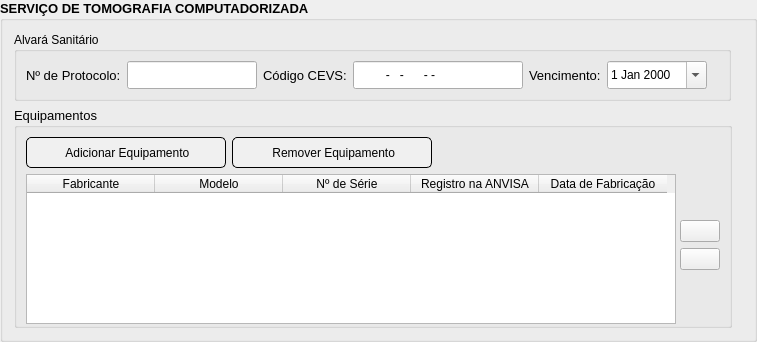
                   <widget class="QGroupBox" name="tomografiaComputadorizadaGroupBox">
                    <property name="enabled">
                     <bool>true</bool>
                    </property>
                    <property name="minimumSize">
                     <size>
                      <width>757</width>
                      <height>342</height>
                     </size>
                    </property>
                    <property name="maximumSize">
                     <size>
                      <width>757</width>
                      <height>342</height>
                     </size>
                    </property>
                    <property name="font">
                     <font>
                      <family>Segoe UI</family>
                      <pointsize>10</pointsize>
                      <italic>false</italic>
                      <bold>true</bold>
                     </font>
                    </property>
                    <property name="styleSheet">
                     <string notr="true">QGroupBox::unchecked {
	background-color: rgb(230, 230, 230);
	font: 700 &quot;Segoe UI&quot;;
}

QGroupBox::checked {
	background-color: rgb(166, 255, 184);
	font: 700 10pt &quot;Segoe UI&quot;;
}</string>
                    </property>
                    <property name="title">
                     <string>SERVIÇO DE TOMOGRAFIA COMPUTADORIZADA</string>
                    </property>
                    <property name="flat">
                     <bool>false</bool>
                    </property>
                    <property name="checkable">
                     <bool>false</bool>
                    </property>
                    <property name="checked">
                     <bool>false</bool>
                    </property>
                    <layout class="QVBoxLayout" name="verticalLayout_28">
                     <item>
                      <layout class="QHBoxLayout" name="horizontalLayout_38">
                       <item>
                        <widget class="QGroupBox" name="groupBox_12">
                         <property name="styleSheet">
                          <string notr="true">QGroupBox {
	font: 10pt &quot;Segoe UI&quot;;
}</string>
                         </property>
                         <property name="title">
                          <string>Alvará Sanitário</string>
                         </property>
                         <layout class="QVBoxLayout" name="verticalLayout_29">
                          <item>
                           <layout class="QHBoxLayout" name="horizontalLayout_39">
                            <item>
                             <widget class="QLabel" name="label_49">
                              <property name="font">
                               <font>
                                <pointsize>10</pointsize>
                               </font>
                              </property>
                              <property name="text">
                               <string>Nº de Protocolo:</string>
                              </property>
                             </widget>
                            </item>
                            <item>
                             <widget class="QLineEdit" name="protocoloAlvaraTomografiaComputadorizadaLineEdit">
                              <property name="minimumSize">
                               <size>
                                <width>130</width>
                                <height>28</height>
                               </size>
                              </property>
                              <property name="maximumSize">
                               <size>
                                <width>130</width>
                                <height>28</height>
                               </size>
                              </property>
                             </widget>
                            </item>
                            <item>
                             <widget class="QLabel" name="label_50">
                              <property name="font">
                               <font>
                                <pointsize>10</pointsize>
                               </font>
                              </property>
                              <property name="text">
                               <string>Código CEVS:</string>
                              </property>
                             </widget>
                            </item>
                            <item>
                             <widget class="QLineEdit" name="codigoCEVSAlvaraTomografiaComputadorizadaLineEdit">
                              <property name="minimumSize">
                               <size>
                                <width>170</width>
                                <height>28</height>
                               </size>
                              </property>
                              <property name="maximumSize">
                               <size>
                                <width>170</width>
                                <height>28</height>
                               </size>
                              </property>
                              <property name="inputMask">
                               <string>000000000-000-000000-0-0</string>
                              </property>
                             </widget>
                            </item>
                            <item>
                             <widget class="QLabel" name="label_51">
                              <property name="font">
                               <font>
                                <pointsize>10</pointsize>
                               </font>
                              </property>
                              <property name="text">
                               <string>Vencimento:</string>
                              </property>
                             </widget>
                            </item>
                            <item>
                             <widget class="QDateEdit" name="validadeAlvaraTomografiaComputadorizadaDateEdit">
                              <property name="minimumSize">
                               <size>
                                <width>100</width>
                                <height>28</height>
                               </size>
                              </property>
                              <property name="maximumSize">
                               <size>
                                <width>100</width>
                                <height>28</height>
                               </size>
                              </property>
                              <property name="calendarPopup">
                               <bool>true</bool>
                              </property>
                             </widget>
                            </item>
                            <item>
                             <spacer name="horizontalSpacer_40">
                              <property name="orientation">
                               <enum>Qt::Horizontal</enum>
                              </property>
                              <property name="sizeHint" stdset="0">
                               <size>
                                <width>40</width>
                                <height>20</height>
                               </size>
                              </property>
                             </spacer>
                            </item>
                           </layout>
                          </item>
                         </layout>
                        </widget>
                       </item>
                       <item>
                        <spacer name="horizontalSpacer_41">
                         <property name="orientation">
                          <enum>Qt::Horizontal</enum>
                         </property>
                         <property name="sizeHint" stdset="0">
                          <size>
                           <width>40</width>
                           <height>20</height>
                          </size>
                         </property>
                        </spacer>
                       </item>
                      </layout>
                     </item>
                     <item>
                      <layout class="QHBoxLayout" name="horizontalLayout_56">
                       <property name="topMargin">
                        <number>0</number>
                       </property>
                       <item>
                        <widget class="QGroupBox" name="equipamentosTomografiaComputadorizadaGroupBox">
                         <property name="minimumSize">
                          <size>
                           <width>718</width>
                           <height>0</height>
                          </size>
                         </property>
                         <property name="maximumSize">
                          <size>
                           <width>718</width>
                           <height>16777215</height>
                          </size>
                         </property>
                         <property name="font">
                          <font>
                           <pointsize>10</pointsize>
                          </font>
                         </property>
                         <property name="title">
                          <string>Equipamentos</string>
                         </property>
                         <layout class="QVBoxLayout" name="verticalLayout_35">
                          <item>
                           <layout class="QHBoxLayout" name="horizontalLayout_58">
                            <item>
                             <widget class="QPushButton" name="adicionarEquipamentoTomografiaPushButton">
                              <property name="minimumSize">
                               <size>
                                <width>200</width>
                                <height>31</height>
                               </size>
                              </property>
                              <property name="maximumSize">
                               <size>
                                <width>200</width>
                                <height>31</height>
                               </size>
                              </property>
                              <property name="styleSheet">
                               <string notr="true">QPushButton {
	font: 10pt &quot;Segoe UI&quot;;
	border: 1px solid black;
	border-radius: 5px;
	background-color: rgb(240, 240, 240);
}

QPushButton:hover {
	font: 10pt &quot;Segoe UI&quot;;
	border: 1px solid black;
	border-radius: 5px;
	background-color: rgb(170, 255, 127);
}</string>
                              </property>
                              <property name="text">
                               <string> Adicionar Equipamento</string>
                              </property>
                              <property name="icon">
                               <iconset resource="resources.qrc">
                                <normaloff>:/imagens/icon-add.png</normaloff>:/imagens/icon-add.png</iconset>
                              </property>
                              <property name="iconSize">
                               <size>
                                <width>15</width>
                                <height>15</height>
                               </size>
                              </property>
                             </widget>
                            </item>
                            <item>
                             <widget class="QPushButton" name="removerEquipamentoTomografiaPushButton">
                              <property name="minimumSize">
                               <size>
                                <width>200</width>
                                <height>31</height>
                               </size>
                              </property>
                              <property name="maximumSize">
                               <size>
                                <width>200</width>
                                <height>31</height>
                               </size>
                              </property>
                              <property name="styleSheet">
                               <string notr="true">QPushButton {
	font: 10pt &quot;Segoe UI&quot;;
	border: 1px solid black;
	border-radius: 5px;
	background-color: rgb(240, 240, 240);
}

QPushButton:hover {
	font: 10pt &quot;Segoe UI&quot;;
	border: 1px solid black;
	border-radius: 5px;
	background-color: rgb(170, 255, 127);
}</string>
                              </property>
                              <property name="text">
                               <string> Remover Equipamento</string>
                              </property>
                              <property name="icon">
                               <iconset resource="resources.qrc">
                                <normaloff>:/imagens/icon-quit.png</normaloff>:/imagens/icon-quit.png</iconset>
                              </property>
                              <property name="iconSize">
                               <size>
                                <width>15</width>
                                <height>15</height>
                               </size>
                              </property>
                             </widget>
                            </item>
                            <item>
                             <spacer name="horizontalSpacer_60">
                              <property name="orientation">
                               <enum>Qt::Horizontal</enum>
                              </property>
                              <property name="sizeHint" stdset="0">
                               <size>
                                <width>40</width>
                                <height>20</height>
                               </size>
                              </property>
                             </spacer>
                            </item>
                           </layout>
                          </item>
                          <item>
                           <layout class="QHBoxLayout" name="horizontalLayout_67">
                            <property name="topMargin">
                             <number>0</number>
                            </property>
                            <item>
                             <widget class="QTableWidget" name="equipamentoTomografiaComputadorizadaTableWidget">
                              <property name="minimumSize">
                               <size>
                                <width>650</width>
                                <height>150</height>
                               </size>
                              </property>
                              <property name="maximumSize">
                               <size>
                                <width>650</width>
                                <height>150</height>
                               </size>
                              </property>
                              <attribute name="horizontalHeaderMinimumSectionSize">
                               <number>128</number>
                              </attribute>
                              <column>
                               <property name="text">
                                <string>Fabricante</string>
                               </property>
                              </column>
                              <column>
                               <property name="text">
                                <string>Modelo</string>
                               </property>
                              </column>
                              <column>
                               <property name="text">
                                <string>Nº de Série</string>
                               </property>
                              </column>
                              <column>
                               <property name="text">
                                <string>Registro na ANVISA</string>
                               </property>
                              </column>
                              <column>
                               <property name="text">
                                <string>Data de Fabricação</string>
                               </property>
                              </column>
                             </widget>
                            </item>
                            <item>
                             <layout class="QVBoxLayout" name="verticalLayout_44">
                              <property name="rightMargin">
                               <number>0</number>
                              </property>
                              <item>
                               <spacer name="verticalSpacer_19">
                                <property name="orientation">
                                 <enum>Qt::Vertical</enum>
                                </property>
                                <property name="sizeHint" stdset="0">
                                 <size>
                                  <width>20</width>
                                  <height>5</height>
                                 </size>
                                </property>
                               </spacer>
                              </item>
                              <item>
                               <widget class="QPushButton" name="upTomografiaComputadorizadaPushButton">
                                <property name="text">
                                 <string/>
                                </property>
                                <property name="icon">
                                 <iconset resource="resources.qrc">
                                  <normaloff>:/imagens/icon-sort-up.png</normaloff>:/imagens/icon-sort-up.png</iconset>
                                </property>
                                <property name="iconSize">
                                 <size>
                                  <width>20</width>
                                  <height>20</height>
                                 </size>
                                </property>
                               </widget>
                              </item>
                              <item>
                               <widget class="QPushButton" name="downTomografiaComputadorizadaPushButton">
                                <property name="text">
                                 <string/>
                                </property>
                                <property name="icon">
                                 <iconset resource="resources.qrc">
                                  <normaloff>:/imagens/icon-sort-down.png</normaloff>:/imagens/icon-sort-down.png</iconset>
                                </property>
                                <property name="iconSize">
                                 <size>
                                  <width>20</width>
                                  <height>20</height>
                                 </size>
                                </property>
                               </widget>
                              </item>
                              <item>
                               <spacer name="verticalSpacer_18">
                                <property name="orientation">
                                 <enum>Qt::Vertical</enum>
                                </property>
                                <property name="sizeHint" stdset="0">
                                 <size>
                                  <width>20</width>
                                  <height>5</height>
                                 </size>
                                </property>
                               </spacer>
                              </item>
                             </layout>
                            </item>
                            <item>
                             <spacer name="horizontalSpacer_71">
                              <property name="orientation">
                               <enum>Qt::Horizontal</enum>
                              </property>
                              <property name="sizeHint" stdset="0">
                               <size>
                                <width>40</width>
                                <height>20</height>
                               </size>
                              </property>
                             </spacer>
                            </item>
                           </layout>
                          </item>
                         </layout>
                        </widget>
                       </item>
                       <item>
                        <spacer name="horizontalSpacer_58">
                         <property name="orientation">
                          <enum>Qt::Horizontal</enum>
                         </property>
                         <property name="sizeHint" stdset="0">
                          <size>
                           <width>40</width>
                           <height>20</height>
                          </size>
                         </property>
                        </spacer>
                       </item>
                      </layout>
                     </item>
                    </layout>
                   </widget>
